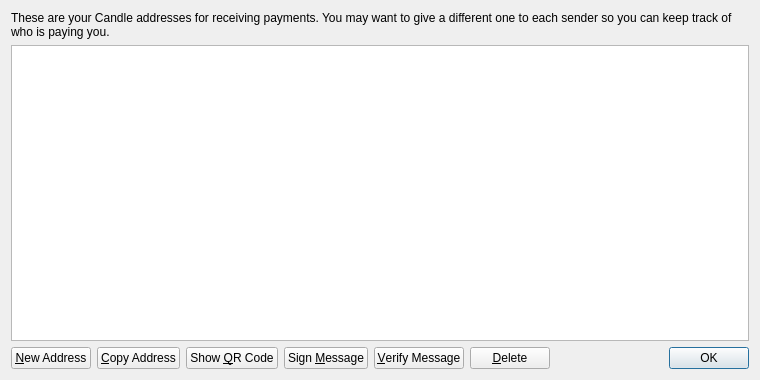
<?xml version="1.0" encoding="UTF-8"?>
<ui version="4.0">
 <class>AddressBookPage</class>
 <widget class="QWidget" name="AddressBookPage">
  <property name="geometry">
   <rect>
    <x>0</x>
    <y>0</y>
    <width>760</width>
    <height>380</height>
   </rect>
  </property>
  <property name="windowTitle">
   <string>Address Book</string>
  </property>
  <property name="styleSheet">
   <string notr="true">QListView { background: transparent; }</string>
  </property>
  <layout class="QVBoxLayout" name="verticalLayout">
   <item>
    <widget class="QLabel" name="labelExplanation">
     <property name="text">
      <string>These are your Candle addresses for receiving payments. You may want to give a different one to each sender so you can keep track of who is paying you.</string>
     </property>
     <property name="textFormat">
      <enum>Qt::PlainText</enum>
     </property>
     <property name="wordWrap">
      <bool>true</bool>
     </property>
    </widget>
   </item>
   <item>
    <widget class="QTableView" name="tableView">
     <property name="contextMenuPolicy">
      <enum>Qt::CustomContextMenu</enum>
     </property>
     <property name="toolTip">
      <string>Double-click to edit address or label</string>
     </property>
     <property name="styleSheet">
      <string notr="true">QListView { background: transparent; }</string>
     </property>
     <property name="tabKeyNavigation">
      <bool>false</bool>
     </property>
     <property name="alternatingRowColors">
      <bool>true</bool>
     </property>
     <property name="selectionMode">
      <enum>QAbstractItemView::SingleSelection</enum>
     </property>
     <property name="selectionBehavior">
      <enum>QAbstractItemView::SelectRows</enum>
     </property>
     <property name="sortingEnabled">
      <bool>true</bool>
     </property>
     <attribute name="verticalHeaderVisible">
      <bool>false</bool>
     </attribute>
    </widget>
   </item>
   <item>
    <layout class="QHBoxLayout" name="horizontalLayout">
     <item>
      <widget class="QPushButton" name="newAddressButton">
       <property name="toolTip">
        <string>Create a new address</string>
       </property>
       <property name="text">
        <string>&amp;New Address</string>
       </property>
       <property name="icon">
        <iconset resource="../bitcoin.qrc">
         <normaloff>:/icons/add</normaloff>:/icons/add</iconset>
       </property>
      </widget>
     </item>
     <item>
      <widget class="QPushButton" name="copyToClipboard">
       <property name="toolTip">
        <string>Copy the currently selected address to the system clipboard</string>
       </property>
       <property name="text">
        <string>&amp;Copy Address</string>
       </property>
       <property name="icon">
        <iconset resource="../bitcoin.qrc">
         <normaloff>:/icons/editcopy</normaloff>:/icons/editcopy</iconset>
       </property>
      </widget>
     </item>
     <item>
      <widget class="QPushButton" name="showQRCode">
       <property name="text">
        <string>Show &amp;QR Code</string>
       </property>
       <property name="icon">
        <iconset resource="../bitcoin.qrc">
         <normaloff>:/icons/qrcode</normaloff>:/icons/qrcode</iconset>
       </property>
      </widget>
     </item>
     <item>
      <widget class="QPushButton" name="signMessage">
       <property name="toolTip">
        <string>Sign a message to prove you own a Candle address</string>
       </property>
       <property name="text">
        <string>Sign &amp;Message</string>
       </property>
       <property name="icon">
        <iconset resource="../bitcoin.qrc">
         <normaloff>:/icons/edit</normaloff>:/icons/edit</iconset>
       </property>
      </widget>
     </item>
     <item>
      <widget class="QPushButton" name="verifyMessage">
       <property name="toolTip">
        <string>Verify a message to ensure it was signed with a specified Candle address</string>
       </property>
       <property name="text">
        <string>&amp;Verify Message</string>
       </property>
       <property name="icon">
        <iconset resource="../bitcoin.qrc">
         <normaloff>:/icons/transaction_0</normaloff>:/icons/transaction_0</iconset>
       </property>
      </widget>
     </item>
     <item>
      <widget class="QPushButton" name="deleteButton">
       <property name="toolTip">
        <string>Delete the currently selected address from the list</string>
       </property>
       <property name="text">
        <string>&amp;Delete</string>
       </property>
       <property name="icon">
        <iconset resource="../bitcoin.qrc">
         <normaloff>:/icons/remove</normaloff>:/icons/remove</iconset>
       </property>
      </widget>
     </item>
     <item>
      <spacer name="horizontalSpacer">
       <property name="orientation">
        <enum>Qt::Horizontal</enum>
       </property>
       <property name="sizeHint" stdset="0">
        <size>
         <width>40</width>
         <height>20</height>
        </size>
       </property>
      </spacer>
     </item>
     <item>
      <widget class="QDialogButtonBox" name="buttonBox">
       <property name="sizePolicy">
        <sizepolicy hsizetype="Maximum" vsizetype="Fixed">
         <horstretch>0</horstretch>
         <verstretch>0</verstretch>
        </sizepolicy>
       </property>
       <property name="standardButtons">
        <set>QDialogButtonBox::Ok</set>
       </property>
      </widget>
     </item>
    </layout>
   </item>
  </layout>
 </widget>
 <resources>
  <include location="../bitcoin.qrc"/>
 </resources>
 <connections/>
</ui>
